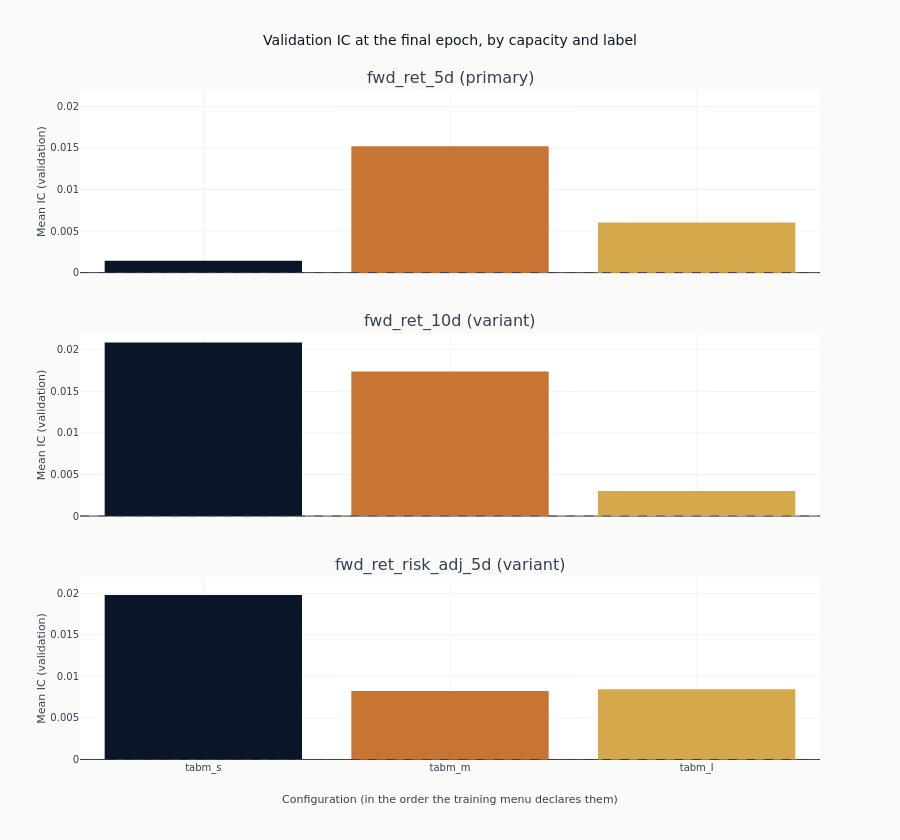

Notebook cell for this chart:
### Markdown cell above
### Comparing the configurations at the same training length

The chart below drops the checkpoint dimension by taking each configuration's final state, so all
of them are compared at the same amount of training. That is the comparison that requires choosing
nothing after the fact, and it is the one the grid was built to make: whether a wider network
carrying more ensemble members reads this surface better. The configurations are in the same order
in every panel, the order the menu declares them in, which steps width and member count up
together - so a panel that slopes in one direction is a label where capacity moved the ranking
measure, and one that does not is a label where it did not.

### Code cell
final = (
    catalog.filter(pl.col("checkpoint_value") == pl.col("checkpoint_value").max().over("label"))
    .filter("full_coverage")
    .sort("label", "config_name")
)

fig_capacity = make_subplots(
    rows=len(panel_labels),
    cols=1,
    shared_xaxes=True,
    vertical_spacing=0.09,
    subplot_titles=[
        f"{label} ({'primary' if label == primary else 'variant'})" for label in panel_labels
    ],
)
for row, label in enumerate(panel_labels, start=1):
    panel = final.filter(pl.col("label") == label)
    fig_capacity.add_trace(
        go.Bar(
            x=panel.get_column("config_name").to_list(),
            y=panel.get_column("ic_mean").to_list(),
            marker_color=[color_of[name] for name in panel.get_column("config_name")],
        ),
        row=row,
        col=1,
    )
    fig_capacity.add_hline(
        y=0, line_width=1, line_dash="dash", line_color=COLORS["neutral"], row=row, col=1
    )
    fig_capacity.update_yaxes(title_text="Mean IC (validation)", row=row, col=1)
    if row > 1:
        fig_capacity.update_yaxes(matches="y", row=row, col=1)
fig_capacity.update_xaxes(
    categoryorder="array",
    categoryarray=config_order,
    title_text="Configuration (in the order the training menu declares them)",
    row=len(panel_labels),
    col=1,
)
fig_capacity.update_layout(
    title="Validation IC at the final epoch, by capacity and label",
    height=280 * len(panel_labels),
    width=900,
    showlegend=False,
    margin=dict(t=90),
)
capacity_text = ". ".join(
    "The {} panel runs from {:+.3f} to {:+.3f} with {} of {} bars above zero".format(
        label,
        final.filter(pl.col("label") == label).get_column("ic_mean").min(),
        final.filter(pl.col("label") == label).get_column("ic_mean").max(),
        final.filter((pl.col("label") == label) & (pl.col("ic_mean") > 0)).height,
        final.filter(pl.col("label") == label).height,
    )
    for label in panel_labels
)
show_plotly_with_alt(
    fig_capacity,
    "Bar charts of mean validation information coefficient at the final training epoch, one bar per "
    "configuration in menu order and coloured as in the previous figure. One panel per label on one "
    f"shared vertical scale, each with a dashed zero line. {capacity_text}.",
)

### Figure 1 — Plotly figure (JSON) as saved in the notebook; plotly's stock layout.template omitted (floating-point values rounded to 4 significant figures)
{"data": [{"marker": {"color": ["#D4A84B", "#C87533", "#0a1628"]}, "type": "bar", "x": ["tabm_l", "tabm_m", "tabm_s"], "xaxis": "x", "y": [0.006029, 0.01521, 0.001417], "yaxis": "y"}, {"marker": {"color": ["#D4A84B", "#C87533", "#0a1628"]}, "type": "bar", "x": ["tabm_l", "tabm_m", "tabm_s"], "xaxis": "x2", "y": [0.003015, 0.01739, 0.02087], "yaxis": "y2"}, {"marker": {"color": ["#D4A84B", "#C87533", "#0a1628"]}, "type": "bar", "x": ["tabm_l", "tabm_m", "tabm_s"], "xaxis": "x3", "y": [0.008451, 0.008233, 0.01979], "yaxis": "y3"}], "layout": {"annotations": [{"font": {"size": 16}, "showarrow": false, "text": "fwd_ret_5d (primary)", "x": 0.5, "xanchor": "center", "xref": "paper", "y": 1.0, "yanchor": "bottom", "yref": "paper"}, {"font": {"size": 16}, "showarrow": false, "text": "fwd_ret_10d (variant)", "x": 0.5, "xanchor": "center", "xref": "paper", "y": 0.6367, "yanchor": "bottom", "yref": "paper"}, {"font": {"size": 16}, "showarrow": false, "text": "fwd_ret_risk_adj_5d (variant)", "x": 0.5, "xanchor": "center", "xref": "paper", "y": 0.2733, "yanchor": "bottom", "yref": "paper"}], "height": 840, "margin": {"t": 90}, "shapes": [{"line": {"color": "#334155", "dash": "dash", "width": 1}, "type": "line", "x0": 0, "x1": 1, "xref": "x domain", "y0": 0, "y1": 0, "yref": "y"}, {"line": {"color": "#334155", "dash": "dash", "width": 1}, "type": "line", "x0": 0, "x1": 1, "xref": "x2 domain", "y0": 0, "y1": 0, "yref": "y2"}, {"line": {"color": "#334155", "dash": "dash", "width": 1}, "type": "line", "x0": 0, "x1": 1, "xref": "x3 domain", "y0": 0, "y1": 0, "yref": "y3"}], "showlegend": false, "title": {"text": "Validation IC at the final epoch, by capacity and label"}, "width": 900, "xaxis": {"anchor": "y", "domain": [0.0, 1.0], "matches": "x3", "showticklabels": false}, "xaxis2": {"anchor": "y2", "domain": [0.0, 1.0], "matches": "x3", "showticklabels": false}, "xaxis3": {"anchor": "y3", "categoryarray": ["tabm_s", "tabm_m", "tabm_l"], "categoryorder": "array", "domain": [0.0, 1.0], "title": {"text": "Configuration (in the order the training menu declares them)"}}, "yaxis": {"anchor": "x", "domain": [0.7267, 1.0], "title": {"text": "Mean IC (validation)"}}, "yaxis2": {"anchor": "x2", "domain": [0.3633, 0.6367], "matches": "y", "title": {"text": "Mean IC (validation)"}}, "yaxis3": {"anchor": "x3", "domain": [0.0, 0.2733], "matches": "y", "title": {"text": "Mean IC (validation)"}}}}
